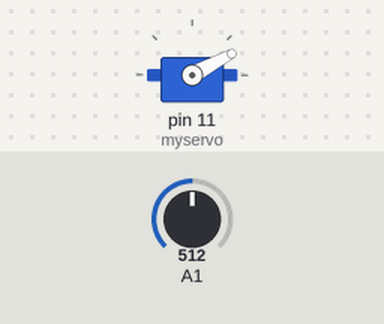
Bench run of a sketch on a simulated Arduino Uno, built with avr-gcc and run on an emulated ATmega328P. Parts: servo. Inputs (shaded band) come from the test bench; at power-on: A1 = 512. What the sketch prints to the serial monitor is not drawn.

Above: at 1.26 s.
1.3 s: A1 set to 0
At 2.6 s:
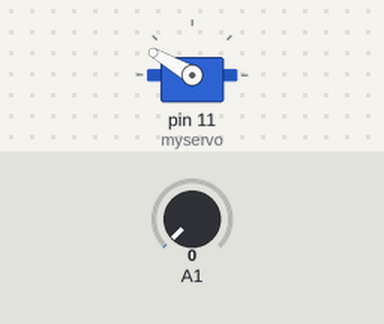
4.3 s: A1 set to 60
At 4.85 s:
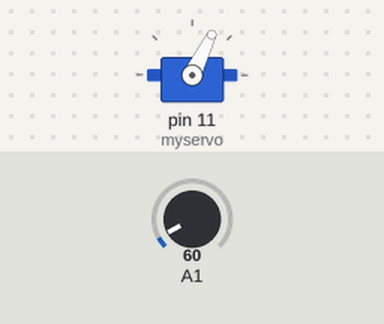
7.3 s: A1 set to 0
10.3 s: A1 set to 17
At 11.3 s:
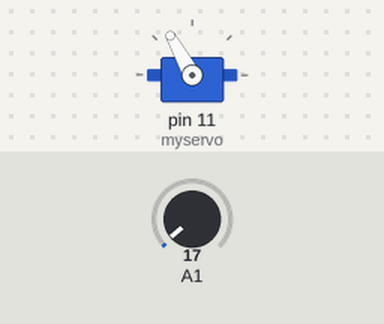
13.3 s: A1 set to 1023
Timing chart, 0 to 63.8 s (numbered marks = the images above; inputs shaded):
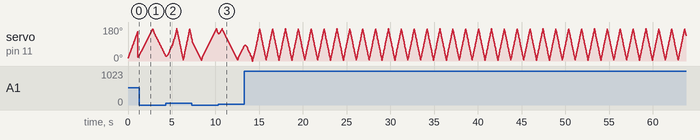

The sketch:

UltrasonicFollow.ino
```cpp
#include <Servo.h>
#include <Ultrasonic.h>

Servo myservo;
//int photoPin = A0;
int offset = 1;
int minDistance = 50;
  //Ultrasonic ultrasonic(12,13);

void setup(){
	Serial.begin(9600);
	myservo.attach(11);
	pinMode(A1,INPUT);
}
void loop() {

	//Do a sweep and take the average sensor value over that sweep, store it in distance.
	int distance = 0;
	for(int i = 15;i<160;i++){
		myservo.write(i);
		int newDistance = 0;
		for(int i = 0; i<7;i++){
			newDistance += analogRead(A1);
			delay(1);
		}
		distance+= newDistance = (int) newDistance/7;
	}

	/*the starting distance the sensor will look for objects is the average distance in the room
	divided by a constant arbitrary number. This just gives some benchmark for what distances
	we're expected to see.*/
	minDistance = (int) (distance/145)/2.5;
	Serial.print("MINDISTANCE =");
	Serial.println(minDistance);

	//Start object tracking
	startTracking(minDistance);
}

void startTracking(int minDistance){
	follow(16,minDistance,3,0,0,400);
}

/*GENERAL IDEA */
/*The sensor begins sweeping in one direction, and will turn around to the other direction
when it hits the servo's maximum angle or minimum angle. If the sensor catches an object less
than the minimum distance away at 3 consecutive servo angles, it enters an object-found state.
When in the object found state, the sensor looks for an edge to the object. If the sensor picks
up a value greater than 1.3 times the object's original distance at 3 consecutive angles, it has
found an edge. Once an edge is found, the sensor sweep reverses direction and begins looking for
the object again. */

/*Takes the angle to begin searching at, the minimum distance to be considered an object,
the direction to move the sensor in (-1 or 1), an int 'verifyFound' to describe whether the
function is currently tracking an object and account for sensor error in finding an object;
and verifyEdge, an integer used to count how many times the sensor has seen an edge in a row,
and delayValue, a value to set the delay time between each tick, which is inversely proportional
to the time the sensor spends not tracking an object*/
void follow(int angle, int distance, int dir,int verifyFound,int verifyEdge,int delayValue){
 boolean direction = dir > 0;

 angle = angle + dir;
 myservo.write(angle);

 //Take the average sensor value over 14*delay value ms. Store it as the new distance.
 int newDistance = 0;
 for(int i = 0; i<14;i++){
	 newDistance += analogRead(A1);
          delayMicroseconds(delayValue*10);
 }
 newDistance = (int) newDistance/14;

 //If the servo hits the edge of the viewing angle, it's likely lost the object. Start over looking in the opposite directon.
 if(angle > 170){
   follow(169,minDistance,-dir,0,0,delayValue);
 }
 if(angle < 5){
   follow(6,minDistance,-dir,0,0,delayValue);
 }

 //If we've found an object, follow it until we hit an edge, then reverse direction
 if(verifyFound >= 3){
	 //print some lovely information
    	 Serial.print(angle);
	 Serial.print(",");
	 Serial.print(newDistance);
	 Serial.print("; ");

	 //set the magnitude of the ticks of the servo and the delay between ticks(arbitrary)
         if(direction) dir = 2;
         else dir = -2;
         delayValue = 150;

	 /* verifyFound gets set to 0 when we find an edge. This is because we need to find
	    the object again when sweeping in the reverse direction, in case it has moved. verifyEdge will
	    increase every time there's a disparity between the previous distance and the newDistance.
	    After verifyEdge is greater than a constant, we can be sure we've hit an edge and not a sensor glitch */
	 if(newDistance >  distance+5 ) {
		 //notify Serial that we found an edge
                Serial.print("    EDGE   (");
                Serial.print(newDistance);
                Serial.print(",");
                Serial.print(1.3*distance);
                Serial.print(")           ");

		//increment verify edge, make the servo tick on smaller intervals for precision edge finding.
                verifyEdge++;
                if(direction) dir = 1;
                 else dir = -1;
                delayValue=150;
                newDistance = distance;
         }
	 else{
		 if (verifyEdge>0) verifyEdge--; //start removing verifyEdge points if there aren't disparities.
                 distance = newDistance;

		 //Start decreasing the delayValue, the sensor will pick up speed as it tracks a longer object
                 if(delayValue > 50) delayValue-=9;
	 }

	 //We're sure there's an edge, reverse sensor direction and look for the object again
	 if(verifyEdge>=3){
                   Serial.println();
		 follow(angle+dir,distance,-dir,--verifyFound,0,400);
	 }

	 //Keep following the objectg
	 //if(newDistance <= distance) follow(angle,newDistance,dir,true,0);
	 follow(angle,newDistance,dir,verifyFound,verifyEdge,delayValue);
 }

 //A bunch of technical stuff that happens while it's looking for an object to accelerate the servo
 if(verifyFound<3){
         if(direction && dir<=4) dir++;
         else if (!direction && dir >= -4) dir--;
         if(delayValue> 150) delayValue-=9;
 }else{
   if(dir !=0){
     if(direction) dir--;
     else dir++;
   }
 }

 //When the current proximity is closer than the given distance threshold, we've found an object.
 //Set verifyFound up by one. After a few recursive calls, if this is true for consecutive angles,
 //we will begin tracking the object.
 if(newDistance > distance+15 && verifyFound > 0) verifyFound--;
 else if(newDistance <= distance + 5) verifyFound++;
 else if(verifyFound >= 3) distance = newDistance+10;

 //catchall. If The object isn't found, just keep scanning
 follow(angle,distance,dir,verifyFound,0,delayValue);
}
```
